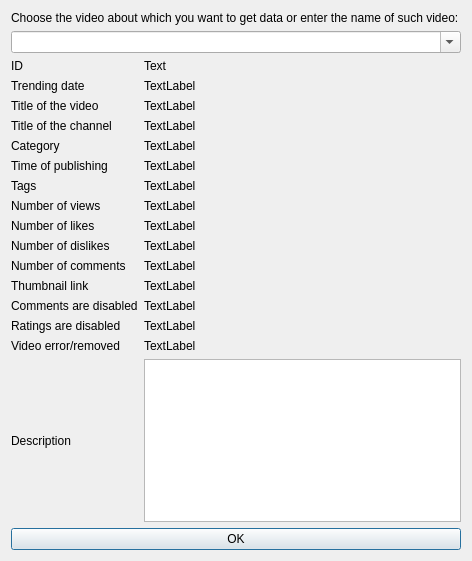
<?xml version="1.0" encoding="UTF-8"?>
<ui version="4.0">
 <class>GetInfo</class>
 <widget class="QDialog" name="GetInfo">
  <property name="geometry">
   <rect>
    <x>0</x>
    <y>0</y>
    <width>472</width>
    <height>561</height>
   </rect>
  </property>
  <property name="windowTitle">
   <string>Dialog</string>
  </property>
  <layout class="QGridLayout" name="gridLayout">
   <item row="0" column="0">
    <layout class="QGridLayout" name="gridLayout_2">
     <item row="6" column="1">
      <widget class="QLabel" name="label_16">
       <property name="text">
        <string>TextLabel</string>
       </property>
      </widget>
     </item>
     <item row="3" column="1">
      <widget class="QLabel" name="label_13">
       <property name="text">
        <string>TextLabel</string>
       </property>
      </widget>
     </item>
     <item row="10" column="1">
      <widget class="QLabel" name="label_20">
       <property name="text">
        <string>TextLabel</string>
       </property>
      </widget>
     </item>
     <item row="11" column="1">
      <widget class="QLabel" name="label_21">
       <property name="text">
        <string>TextLabel</string>
       </property>
      </widget>
     </item>
     <item row="10" column="0">
      <widget class="QLabel" name="label_10">
       <property name="text">
        <string>Number of likes</string>
       </property>
      </widget>
     </item>
     <item row="9" column="1">
      <widget class="QLabel" name="label_19">
       <property name="text">
        <string>TextLabel</string>
       </property>
      </widget>
     </item>
     <item row="8" column="0">
      <widget class="QLabel" name="label_8">
       <property name="text">
        <string>Tags</string>
       </property>
      </widget>
     </item>
     <item row="15" column="0">
      <widget class="QLabel" name="label_25">
       <property name="text">
        <string>Ratings are disabled</string>
       </property>
      </widget>
     </item>
     <item row="13" column="1">
      <widget class="QLabel" name="label_29">
       <property name="text">
        <string>TextLabel</string>
       </property>
      </widget>
     </item>
     <item row="5" column="1">
      <widget class="QLabel" name="label_15">
       <property name="text">
        <string>TextLabel</string>
       </property>
      </widget>
     </item>
     <item row="4" column="0">
      <widget class="QLabel" name="label_4">
       <property name="text">
        <string>Title of the video</string>
       </property>
      </widget>
     </item>
     <item row="1" column="0" colspan="2">
      <widget class="QComboBox" name="comboBox">
       <property name="contextMenuPolicy">
        <enum>Qt::CustomContextMenu</enum>
       </property>
       <property name="editable">
        <bool>true</bool>
       </property>
       <property name="modelColumn">
        <number>1</number>
       </property>
      </widget>
     </item>
     <item row="7" column="1">
      <widget class="QLabel" name="label_17">
       <property name="text">
        <string>TextLabel</string>
       </property>
      </widget>
     </item>
     <item row="16" column="1">
      <widget class="QLabel" name="label_32">
       <property name="text">
        <string>TextLabel</string>
       </property>
      </widget>
     </item>
     <item row="7" column="0">
      <widget class="QLabel" name="label_7">
       <property name="text">
        <string>Time of publishing</string>
       </property>
      </widget>
     </item>
     <item row="4" column="1">
      <widget class="QLabel" name="label_14">
       <property name="text">
        <string>TextLabel</string>
       </property>
      </widget>
     </item>
     <item row="9" column="0">
      <widget class="QLabel" name="label_9">
       <property name="text">
        <string>Number of views</string>
       </property>
      </widget>
     </item>
     <item row="3" column="0">
      <widget class="QLabel" name="label_3">
       <property name="text">
        <string>Trending date</string>
       </property>
      </widget>
     </item>
     <item row="13" column="0">
      <widget class="QLabel" name="label_23">
       <property name="text">
        <string>Thumbnail link</string>
       </property>
      </widget>
     </item>
     <item row="14" column="0">
      <widget class="QLabel" name="label_24">
       <property name="text">
        <string>Comments are disabled</string>
       </property>
      </widget>
     </item>
     <item row="14" column="1">
      <widget class="QLabel" name="label_30">
       <property name="text">
        <string>TextLabel</string>
       </property>
      </widget>
     </item>
     <item row="15" column="1">
      <widget class="QLabel" name="label_31">
       <property name="text">
        <string>TextLabel</string>
       </property>
      </widget>
     </item>
     <item row="8" column="1">
      <widget class="QLabel" name="label_18">
       <property name="text">
        <string>TextLabel</string>
       </property>
      </widget>
     </item>
     <item row="5" column="0">
      <widget class="QLabel" name="label_5">
       <property name="text">
        <string>Title of the channel</string>
       </property>
      </widget>
     </item>
     <item row="12" column="1">
      <widget class="QLabel" name="label_28">
       <property name="text">
        <string>TextLabel</string>
       </property>
      </widget>
     </item>
     <item row="0" column="0" colspan="2">
      <widget class="QLabel" name="label">
       <property name="text">
        <string>Choose the video about which you want to get data or enter the name of such video:</string>
       </property>
       <property name="wordWrap">
        <bool>true</bool>
       </property>
      </widget>
     </item>
     <item row="12" column="0">
      <widget class="QLabel" name="label_22">
       <property name="text">
        <string>Number of comments</string>
       </property>
      </widget>
     </item>
     <item row="2" column="0">
      <widget class="QLabel" name="label_2">
       <property name="text">
        <string>ID</string>
       </property>
      </widget>
     </item>
     <item row="17" column="1">
      <widget class="QTextBrowser" name="textBrowser"/>
     </item>
     <item row="11" column="0">
      <widget class="QLabel" name="label_11">
       <property name="text">
        <string>Number of dislikes</string>
       </property>
      </widget>
     </item>
     <item row="16" column="0">
      <widget class="QLabel" name="label_26">
       <property name="text">
        <string>Video error/removed</string>
       </property>
      </widget>
     </item>
     <item row="6" column="0">
      <widget class="QLabel" name="label_6">
       <property name="text">
        <string>Category</string>
       </property>
      </widget>
     </item>
     <item row="2" column="1">
      <widget class="QLabel" name="label_12">
       <property name="text">
        <string>Text</string>
       </property>
      </widget>
     </item>
     <item row="17" column="0">
      <widget class="QLabel" name="label_27">
       <property name="text">
        <string>Description</string>
       </property>
      </widget>
     </item>
     <item row="18" column="0" colspan="2">
      <widget class="QPushButton" name="pushButton">
       <property name="text">
        <string>OK</string>
       </property>
      </widget>
     </item>
    </layout>
   </item>
  </layout>
 </widget>
 <resources/>
 <connections/>
</ui>
